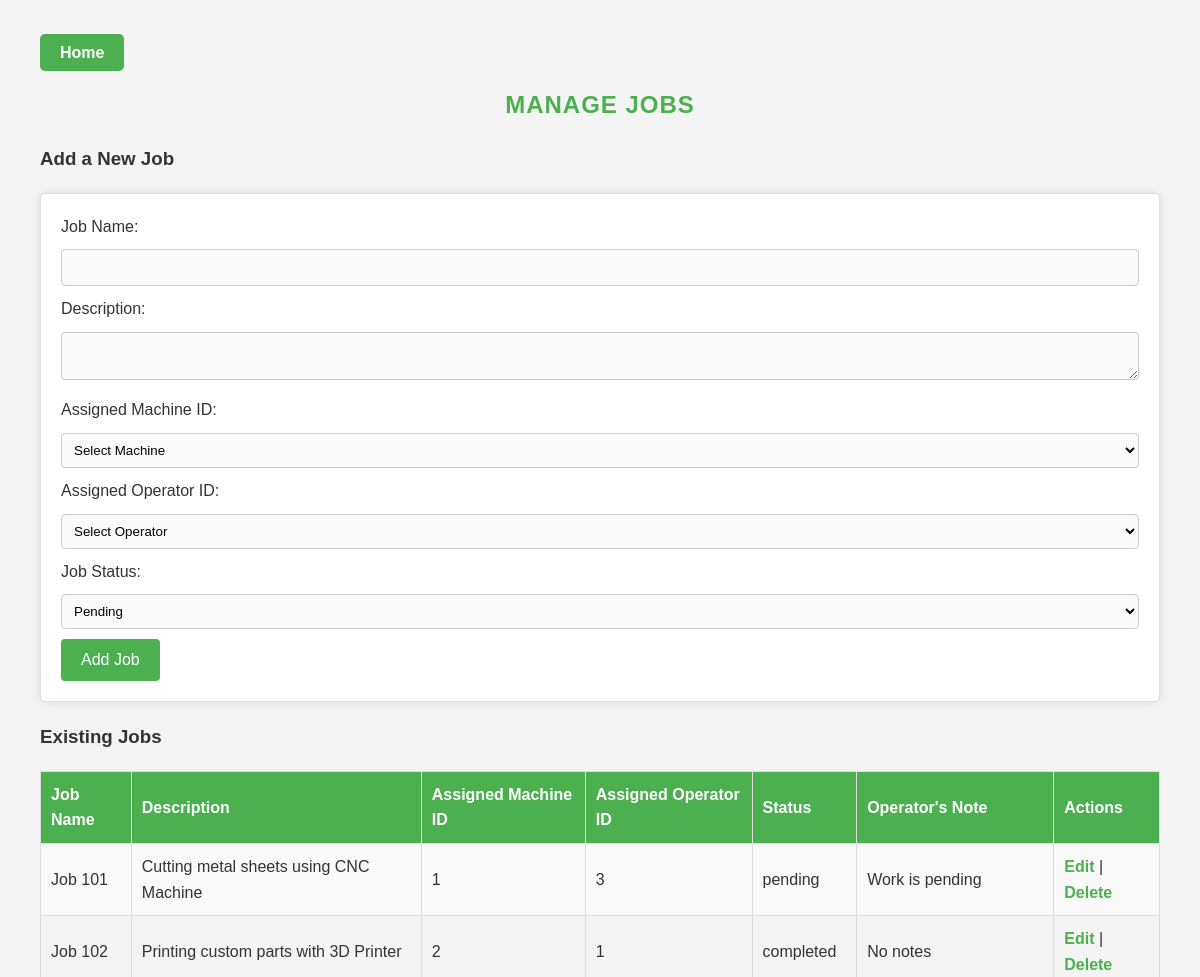
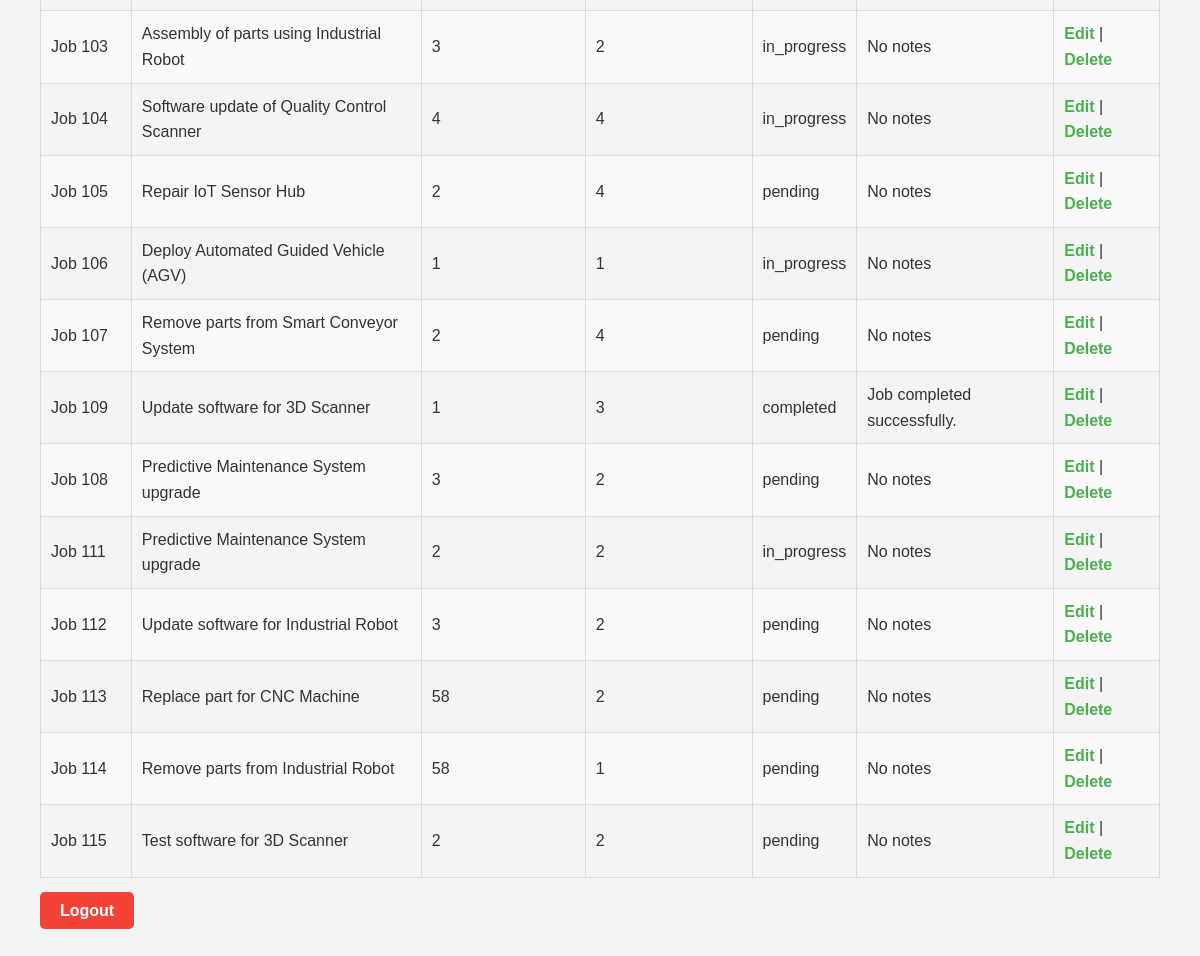
The page /manage_jobs.php on the database its author committed (2 pictures, top to bottom).
### tables this page shows
CREATE TABLE `jobs` (
  `job_id` int(11) NOT NULL,
  `machine_name` varchar(100) DEFAULT NULL,
  `job_description` text DEFAULT NULL,
  `status` varchar(50) DEFAULT NULL,
  `deadline` date DEFAULT NULL,
  `assigned_operator` varchar(100) DEFAULT NULL,
  `job_name` varchar(100) NOT NULL,
  `description` text DEFAULT NULL,
  `assigned_machine_id` int(100) UNSIGNED NOT NULL,
  `assigned_operator_id` int(100) UNSIGNED NOT NULL,
  `job_status` enum('pending','in_progress','completed') DEFAULT 'pending'
);

CREATE TABLE `task_notes` (
  `note_id` int(11) NOT NULL,
  `machine_id` int(11) DEFAULT NULL,
  `operator` varchar(100) DEFAULT NULL,
  `note` text DEFAULT NULL,
  `timestamp` timestamp NOT NULL DEFAULT current_timestamp(),
  `created_by` int(11) DEFAULT NULL,
  `assigned_to` int(11) DEFAULT NULL,
  `note_content` text DEFAULT NULL,
  `created_at` datetime DEFAULT current_timestamp(),
  `job_id` int(11) NOT NULL,
  `operator_id` int(11) NOT NULL
);

### manage_jobs.php (the view, shortened to what this page needs)
<?php
include 'dbconn.inc.php';
$sql = "SELECT * FROM jobs";
$result = $conn->query($sql);
?>
<!DOCTYPE html>
<html lang="en">
<head>
    <link rel="stylesheet" type="text/css" href="css/style.css">
</head>
<body onload="hideMessage()">
    <a href="manager_dashboard.php" class="home-button">Home</a>
    <h2>Manage Jobs</h2>
    <h3>Add a New Job</h3>
    <form action="manage_jobs.php" method="POST">
        Job Name: <input type="text" name="job_name" class="form-input" required><br>
        Description: <textarea name="description" class="form-input"></textarea><br>
        Assigned Machine ID:
        <select name="assigned_machine_id" class="form-input" required>
            <option value="">Select Machine</option>
        </select><br>
        Assigned Operator ID:
        <select name="assigned_operator_id" class="form-input" required>
            <option value="">Select Operator</option>
        </select><br>
        Job Status:
        <select name="job_status" class="form-input">
            <option value="pending">Pending</option>
        </select><br>
        <input type="submit" name="add_job" value="Add Job" class="form-submit">
    </form>
    <h3>Existing Jobs</h3>
    <table border="1">
        <tr>
            <th>Job Name</th>
            <th>Description</th>
            <th>Assigned Machine ID</th>
            <th>Assigned Operator ID</th>
            <th>Status</th>
            <th>Operator's Note</th>
            <th>Actions</th>
        </tr>
        <?php while($row = $result->fetch_assoc()) {
            $task_notes_sql = "SELECT note FROM task_notes WHERE job_id = " . $row['job_id'] . " ORDER BY created_at DESC LIMIT 1";
            $task_notes_result = $conn->query($task_notes_sql);
            $latest_task_note = $task_notes_result->fetch_assoc()['note'] ?? "No notes";
        ?>
        <tr>
            <td><?php echo $row['job_name']; ?></td>
            <td><?php echo $row['description']; ?></td>
            <td><?php echo $row['assigned_machine_id']; ?></td>
            <td><?php echo $row['assigned_operator_id']; ?></td>
            <td><?php echo $row['job_status']; ?></td>
            <td><?php echo $latest_task_note; ?></td>
            <td>
                <a href="edit_job.php?job_id=<?php echo $row['job_id']; ?>">Edit</a> |
                <a href="delete_job.php?job_id=<?php echo $row['job_id']; ?>" onclick="return confirm('Are you sure?');">Delete</a>
            </td>
        </tr>
        <?php } ?>
    </table>
    <a href="logout.php" class="logout-button">Logout</a>
</body>
</html>

### style.css (style rules this page uses)
body { font-family: Arial, sans-serif; margin: 20px; padding: 20px; background-color: #f4f4f4; color: #333; line-height: 1.6; }
table { width: 100%; border-collapse: collapse; margin-bottom: 20px; }
table, th, td { border: 1px solid #ddd; padding: 10px; text-align: left; }
th { background-color: #4CAF50; color: white; font-weight: bold; }
tr:nth-child(even) { background-color: #f9f9f9; }
h2 { color: #4CAF50; font-size: 24px; text-align: center; margin-bottom: 20px; text-transform: uppercase; letter-spacing: 1px; }
form { background-color: white; padding: 20px; border: 1px solid #ddd; border-radius: 5px; box-shadow: 0 0 10px rgba(0, 0, 0, 0.1); margin-bottom: 20px; }
input[type="text"], input[type="password"], input[type="date"], textarea, select { width: 100%; padding: 10px; margin: 10px 0; border: 1px solid #ccc; border-radius: 4px; box-sizing: border-box; background-color: #fafafa; transition: all 0.3s ease; }
input[type="submit"] { padding: 12px 20px; background-color: #4CAF50; color: white; border: none; border-radius: 4px; cursor: pointer; font-size: 16px; transition: background-color 0.3s ease; }
a { text-decoration: none; color: #4CAF50; font-weight: bold; transition: color 0.3s ease; }
.form-input { width: 100%; padding: 8px; margin: 10px 0; box-sizing: border-box; border: 1px solid #ccc; border-radius: 4px; }
.form-submit { background-color: #4CAF50; color: white; padding: 10px 20px; border: none; border-radius: 4px; cursor: pointer; }

### manage_jobs.php (style rules this page uses)
.home-button { position: inline-block; top: 10px; left: 50px; padding: 10px 20px; background-color: #4CAF50; color: white; border: none; border-radius: 5px; cursor: pointer; text-decoration: none; z-index: 1000; transition: background-color 0.3s ease; }
.logout-button { position: inline-block; bottom: 10px; left: 50px; padding: 10px 20px; background-color: #f44336; color: white; border: none; border-radius: 5px; cursor: pointer; text-decoration: none; z-index: 1000; transition: background-color 0.3s ease; }

### rows shown on the page
jobs: job_name "Job 101", description "Cutting metal sheets using CNC Machine", assigned_machine "1", assigned_operator "3", job_status "pending", task_notes.note "Work is pending"
jobs: job_name "Job 102", description "Printing custom parts with 3D Printer", assigned_machine "2", assigned_operator "1", job_status "completed", latest_task_note "No notes"
jobs: job_name "Job 103", description "Assembly of parts using Industrial Robot", assigned_machine "3", assigned_operator "2", job_status "in_progress", latest_task_note "No notes"
jobs: job_name "Job 104", description "Software update of Quality Control Scanner", assigned_machine "4", assigned_operator "4", job_status "in_progress", latest_task_note "No notes"
jobs: job_name "Job 105", description "Repair IoT Sensor Hub", assigned_machine "2", assigned_operator "4", job_status "pending", latest_task_note "No notes"
jobs: job_name "Job 106", description "Deploy Automated Guided Vehicle (AGV)", assigned_machine "1", assigned_operator "1", job_status "in_progress", latest_task_note "No notes"
jobs: job_name "Job 107", description "Remove parts from Smart Conveyor System", assigned_machine "2", assigned_operator "4", job_status "pending", latest_task_note "No notes"
jobs: job_name "Job 109", description "Update software for 3D Scanner", assigned_machine "1", assigned_operator "3", job_status "completed", task_notes.note "Job completed successfully."
jobs: job_name "Job 108", description "Predictive Maintenance System upgrade", assigned_machine "3", assigned_operator "2", job_status "pending", latest_task_note "No notes"
jobs: job_name "Job 111", description "Predictive Maintenance System upgrade", assigned_machine "2", assigned_operator "2", job_status "in_progress", latest_task_note "No notes"
jobs: job_name "Job 112", description "Update software for Industrial Robot", assigned_machine "3", assigned_operator "2", job_status "pending", latest_task_note "No notes"
jobs: job_name "Job 113", description "Replace part for CNC Machine", assigned_machine "58", assigned_operator "2", job_status "pending", latest_task_note "No notes"
jobs: job_name "Job 114", description "Remove parts from Industrial Robot", assigned_machine "58", assigned_operator "1", job_status "pending", latest_task_note "No notes"
jobs: job_name "Job 115", description "Test software for 3D Scanner", assigned_machine "2", assigned_operator "2", job_status "pending", latest_task_note "No notes"
